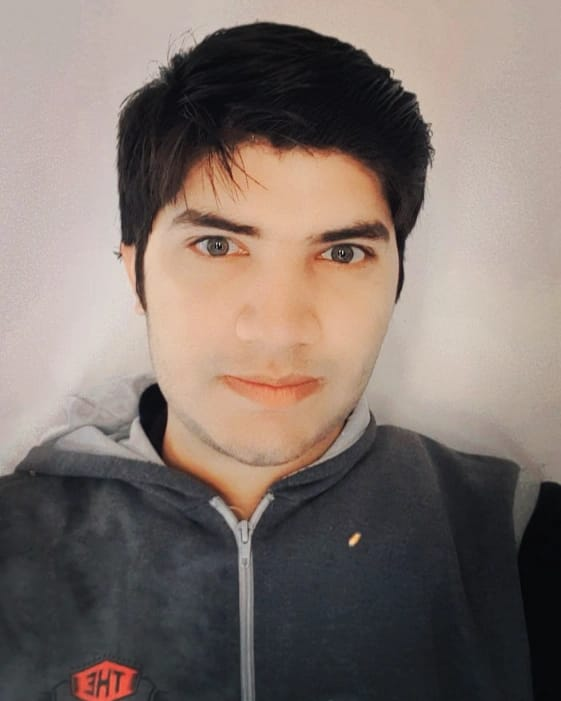
#> input picture 03. Celebrity Look-Alike Classifier/mypic.jpeg, 561 x 701 px
$ jupyter execute --allow-errors KKN.ipynb
#> lines starting #> are read from the running program, lines starting #| are printed output that depends on the picture
## K-Nearest Neighbors (KNN)

This notebook demonstrates the implementation of the K-Nearest Neighbors (KNN) algorithm to classify an image using a provided dataset. We will perform 1-NN, 3-NN, and 5-NN classification and evaluate the results.

## 1. Importing Required Libraries

[cell 1]
import scipy.io as sio
import numpy as np
import matplotlib.pyplot as plt
from PIL import Image
import cv2
from collections import Counter

## 2. Load the Dataset
Before running this block, ensure that "data.mat" is available in the specified path.

[cell 2]
# Load the dataset
dataset_path = "./data.mat"
#> (the rest of this cell did not finish here and is left out)

## 3. Load and Preprocess the Test Image
Here, we load the test image, resize it to match the dataset, and then reshape it accordingly.

[cell 3]
# Load the test image
test_image_path = './mypic.jpeg'
test_image = Image.open(test_image_path)
#> test_image is the input picture: PIL image 561x701 RGB; mean R, G, B 128.2, 115.1, 108.6
test_image = np.array(test_image)

# Resize the test image to 32x32 pixels
resized_image = cv2.resize(test_image, (32, 32))
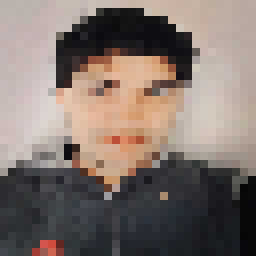
#> resized_image: shape (32, 32, 3) (shown 8 times larger); mean R, G, B 128.5, 115.3, 108.7

# Reshape and normalize the test image
reshaped_image = resized_image.flatten(order="F") / 255.0
#> reshaped_image = 3072 values, max 0.914 at index 236, min 0.0235 at index 983, mean 0.461

# Display the preprocessed test image
plt.imshow(resized_image)
plt.axis('off')
plt.title("Test Image (Resized to 32x32)")
plt.show()
